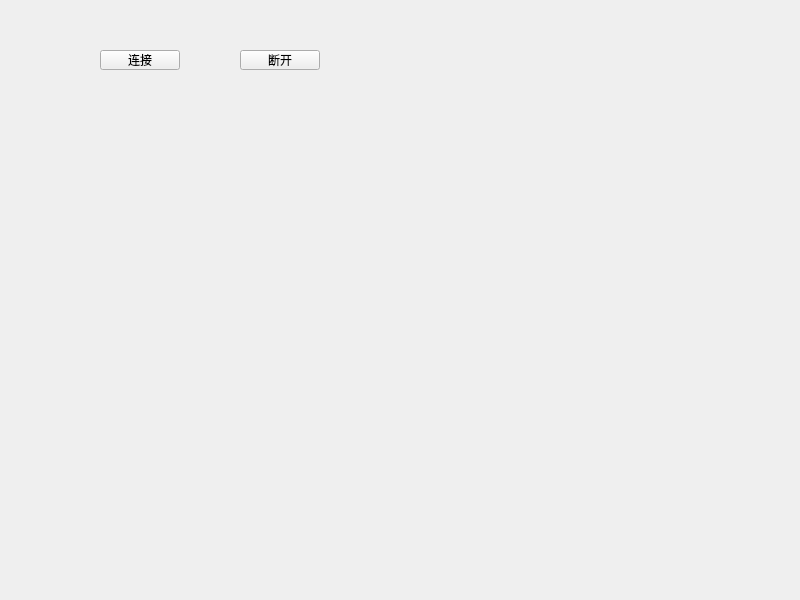
<?xml version="1.0" encoding="UTF-8"?>
<ui version="4.0">
 <class>Widget</class>
 <widget class="QWidget" name="Widget">
  <property name="geometry">
   <rect>
    <x>0</x>
    <y>0</y>
    <width>800</width>
    <height>600</height>
   </rect>
  </property>
  <property name="windowTitle">
   <string>Widget</string>
  </property>
  <widget class="QPushButton" name="resetPushButton">
   <property name="geometry">
    <rect>
     <x>100</x>
     <y>50</y>
     <width>80</width>
     <height>20</height>
    </rect>
   </property>
   <property name="text">
    <string>连接</string>
   </property>
  </widget>
  <widget class="QPushButton" name="configPushButton">
   <property name="geometry">
    <rect>
     <x>240</x>
     <y>50</y>
     <width>80</width>
     <height>20</height>
    </rect>
   </property>
   <property name="text">
    <string>断开</string>
   </property>
  </widget>
 </widget>
 <resources/>
 <connections/>
</ui>
